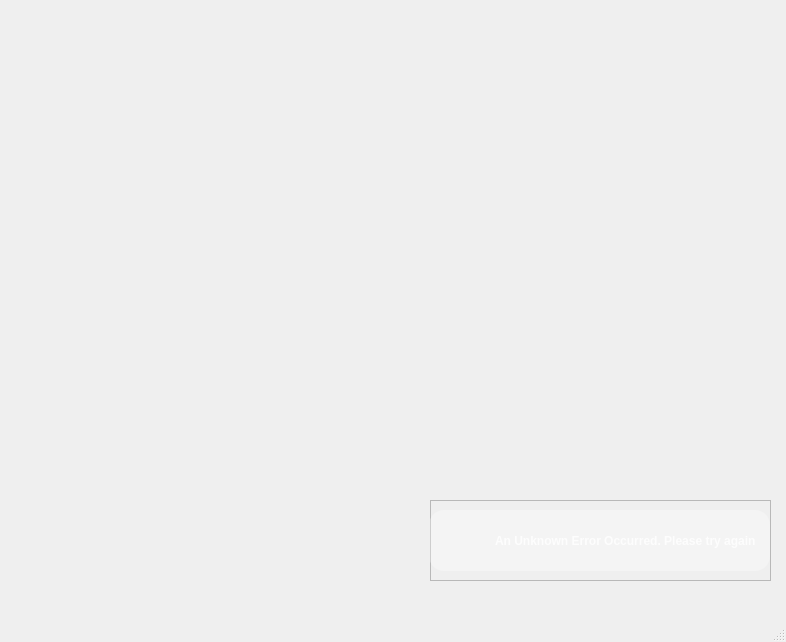
<?xml version="1.0" encoding="UTF-8"?>
<ui version="4.0">
 <class>MainWindow</class>
 <widget class="QMainWindow" name="MainWindow">
  <property name="geometry">
   <rect>
    <x>0</x>
    <y>0</y>
    <width>786</width>
    <height>642</height>
   </rect>
  </property>
  <property name="windowTitle">
   <string>MainWindow</string>
  </property>
  <widget class="QWidget" name="centralwidget">
   <widget class="QFrame" name="messageFrame">
    <property name="geometry">
     <rect>
      <x>430</x>
      <y>500</y>
      <width>341</width>
      <height>81</height>
     </rect>
    </property>
    <property name="styleSheet">
     <string notr="true"/>
    </property>
    <property name="frameShape">
     <enum>QFrame::StyledPanel</enum>
    </property>
    <property name="frameShadow">
     <enum>QFrame::Raised</enum>
    </property>
    <widget class="QFrame" name="messageContainer">
     <property name="geometry">
      <rect>
       <x>-1</x>
       <y>10</y>
       <width>341</width>
       <height>61</height>
      </rect>
     </property>
     <property name="styleSheet">
      <string notr="true">QFrame {
	background-color: rgba(255, 255, 255, 0.3);
	border-radius: 15px;
}</string>
     </property>
     <property name="frameShape">
      <enum>QFrame::StyledPanel</enum>
     </property>
     <property name="frameShadow">
      <enum>QFrame::Raised</enum>
     </property>
     <widget class="QLabel" name="errorIcon">
      <property name="geometry">
       <rect>
        <x>16</x>
        <y>14</y>
        <width>32</width>
        <height>32</height>
       </rect>
      </property>
      <property name="styleSheet">
       <string notr="true">QLabel {
	background-color: transparent;
}	</string>
      </property>
      <property name="text">
       <string/>
      </property>
      <property name="pixmap">
       <pixmap>assets/img/error.png</pixmap>
      </property>
      <property name="scaledContents">
       <bool>true</bool>
      </property>
     </widget>
     <widget class="QLabel" name="errorText">
      <property name="geometry">
       <rect>
        <x>66</x>
        <y>10</y>
        <width>261</width>
        <height>41</height>
       </rect>
      </property>
      <property name="font">
       <font>
        <bold>true</bold>
       </font>
      </property>
      <property name="styleSheet">
       <string notr="true">QFrame {
	background-color: transparent;
	color: rgba(255, 255, 255, 0.8)
}</string>
      </property>
      <property name="text">
       <string>An Unknown Error Occurred. Please try again.</string>
      </property>
     </widget>
     <widget class="QLabel" name="closeMsgIcon">
      <property name="geometry">
       <rect>
        <x>318</x>
        <y>9</y>
        <width>8</width>
        <height>8</height>
       </rect>
      </property>
      <property name="styleSheet">
       <string notr="true">QLabel {
	background-color: transparent;
}
</string>
      </property>
      <property name="text">
       <string/>
      </property>
      <property name="pixmap">
       <pixmap>assets/img/close.png</pixmap>
      </property>
      <property name="scaledContents">
       <bool>true</bool>
      </property>
     </widget>
     <widget class="QPushButton" name="closeMsgButton">
      <property name="geometry">
       <rect>
        <x>318</x>
        <y>9</y>
        <width>8</width>
        <height>8</height>
       </rect>
      </property>
      <property name="cursor">
       <cursorShape>PointingHandCursor</cursorShape>
      </property>
      <property name="styleSheet">
       <string notr="true">QPushButton {
	border: none;
	background-color: transparent;
}</string>
      </property>
      <property name="text">
       <string/>
      </property>
     </widget>
    </widget>
   </widget>
  </widget>
  <widget class="QStatusBar" name="statusbar"/>
  <widget class="QMenuBar" name="menubar">
   <property name="geometry">
    <rect>
     <x>0</x>
     <y>0</y>
     <width>786</width>
     <height>22</height>
    </rect>
   </property>
  </widget>
 </widget>
 <resources/>
 <connections/>
</ui>
